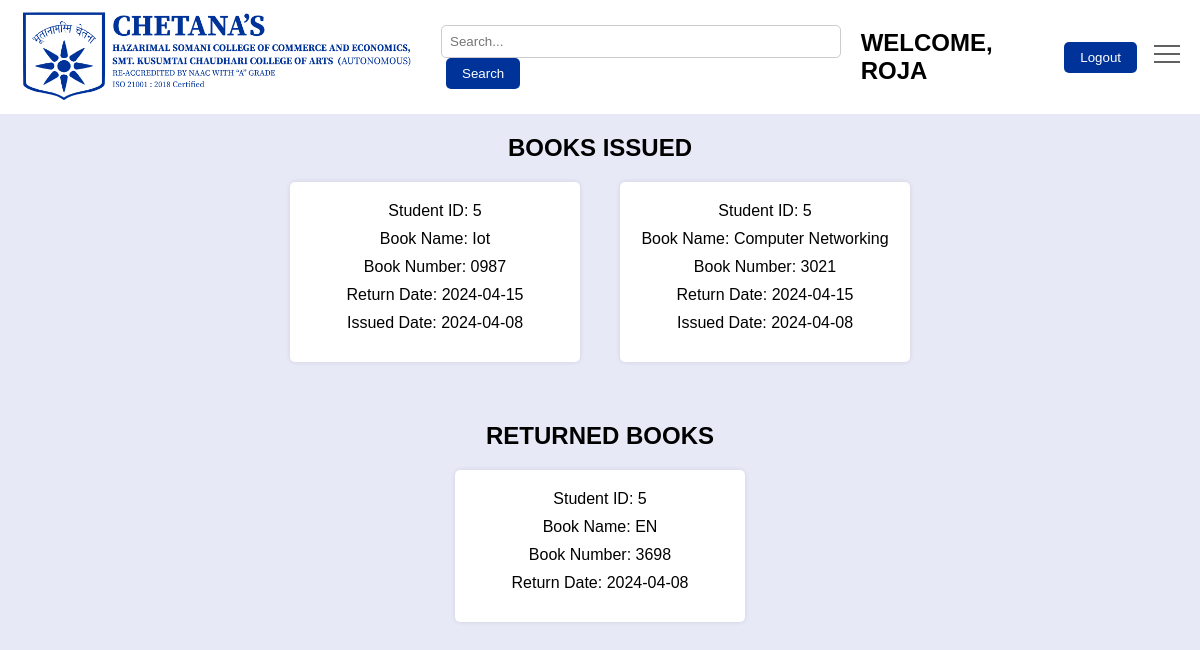
/student/viewIssuedBooks.php (signed in), run on the app's committed database.
### tables this page shows
CREATE TABLE `issued_books` (
  `id` int(11) NOT NULL,
  `student_id` int(11) NOT NULL,
  `book_number` varchar(50) NOT NULL,
  `issue_date` date NOT NULL,
  `return_date` date NOT NULL,
  `fine` decimal(10,2) DEFAULT 0.00,
  `student_name` varchar(255) DEFAULT NULL,
  `book_name` varchar(255) DEFAULT NULL
);

CREATE TABLE `returned_books` (
  `id` int(11) NOT NULL,
  `student_id` int(11) DEFAULT NULL,
  `book_number` int(11) DEFAULT NULL,
  `return_date` date DEFAULT NULL,
  `fine` decimal(10,2) DEFAULT 0.00,
  `book_name` varchar(255) DEFAULT NULL
);

### student/viewIssuedBooks.php (the view, shortened to what this page needs)
<?php
include '../connection.php';
include 'nav.php';
$username = $_SESSION['username'];
$query = "SELECT ib.*, r.username FROM issued_books ib
          INNER JOIN reg r ON ib.student_id = r.student_id
          WHERE r.username = '$username'";
$query_returned = "SELECT rb.*, r.username FROM returned_books rb
          INNER JOIN reg r ON rb.student_id = r.student_id
          WHERE r.username = '$username'";
$result = mysqli_query($conn, $query);
$result_returned = mysqli_query($conn, $query_returned);
?>
<!DOCTYPE html>
<html lang="en">
<head>
</head>
<body>
    <div class="issue_book_container">
        <h2>Books Issued </h2>
        <div class="issue_book_main">
                <?php
                if (!$result) {
                    echo "Error: " . mysqli_error($conn);
                } else {
                    if (mysqli_num_rows($result) > 0) {
                        while ($issuedBook = mysqli_fetch_assoc($result)) {
                            echo"<div class='issue_book_box'>";
                            echo "<p>Student ID: " . $issuedBook['student_id'] . "</p>";
                            echo "<p>Book Name: " . $issuedBook['book_name'] . "</p>";
                            echo "<p>Book Number: " . $issuedBook['book_number'] . "</p>";
                            echo "<p>Return Date: " . $issuedBook['return_date'] . "</p>";
                            echo "<p>Issued Date: " . $issuedBook['issue_date'] . "</p>";
                            echo"</div>";
                        }
                    } else {
                        echo "<p>No books issued by this user.</p>";
                    }
                }
                ?>
        </div>
    </div>
    <div class="issue_book_container">
    <h2>Returned Books</h2>
    <div class="issue_book_main">
        <?php
        if (!$result_returned) {
            echo "Error: " . mysqli_error($conn);
        } else {
            if (mysqli_num_rows($result_returned) > 0) {
                while ($returnedBook = mysqli_fetch_assoc($result_returned)) {
                    echo "<div class='issue_book_box'>";
                    echo "<p>Student ID: " . $returnedBook['student_id'] . "</p>";
                    echo "<p>Book Name: " . $returnedBook['book_name'] . "</p>";
                    echo "<p>Book Number: " . $returnedBook['book_number'] . "</p>";
                    echo "<p>Return Date: " . $returnedBook['return_date'] . "</p>";
                    echo "</div>";
                }
            } else {
                echo "<p>No returned books by this user.</p>";
            }
        }
        ?>
    </div>
</div>
</body>
</html>

### student/css/nav.css (style rules this page uses)
* { margin: 0; padding: 0; box-sizing: border-box; }

### student/viewIssuedBooks.php (style rules this page uses)
body { font-family: 'Poppins', sans-serif; background-color: #e7eaf6; margin: 0; padding: 0; box-sizing: border-box; }
.issue_book_container { max-width: 1200px; margin: 0 auto; padding: 20px; }
.issue_book_container h2 { text-align: center; text-transform: uppercase; }
.issue_book_main { display: flex; justify-content: center; }
.issue_book_box { width: 25%; margin: 20px; padding: 20px; background-color: #fff; border-radius: 5px; box-shadow: 0 0 5px rgba(0, 0, 0, 0.1); }
.issue_book_box p { margin-bottom: 10px; text-align: center; }

### data on the page
issued_books: student "5", book_name "Iot", book_number "0987", return_date "2024-04-15", issue_date "2024-04-08"
issued_books: student "5", book_name "Computer Networking", book_number "3021", return_date "2024-04-15", issue_date "2024-04-08"
returned_books: student "5", book_name "EN", book_number "3698", return_date "2024-04-08"

### other printed values
$_SESSION['username'] "ROJA"
